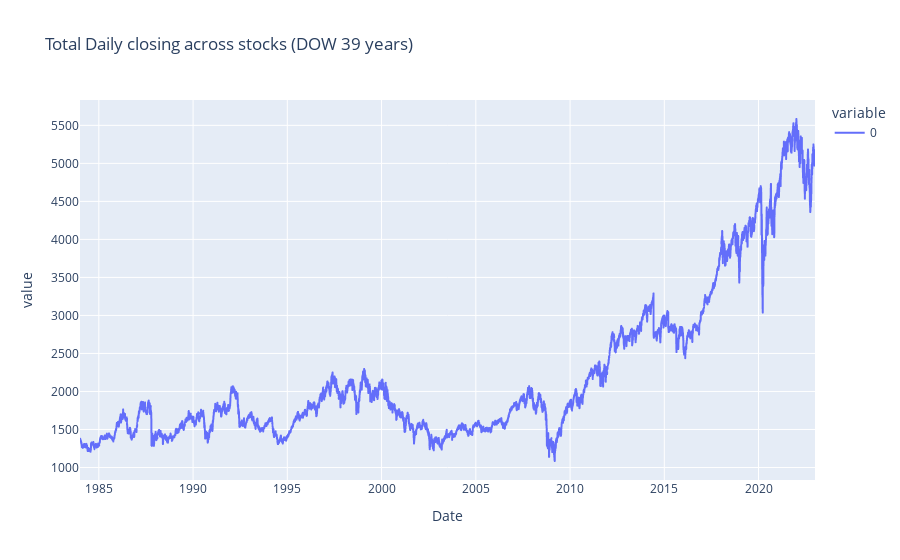

Here is the notebook cell this chart was saved with:
### Code cell
df_closing_DOW_39_years_clean.sum(1).plot(title='Total Daily closing across stocks (DOW 39 years)')

### Figure 1 — Plotly figure (JSON) as saved in the notebook; plotly's stock layout.template omitted (floating-point values rounded to 4 significant figures; data arrays with more than 128 entries replaced by an {"elided": "..."} marker saying what was removed)
{"data": [{"hovertemplate": "variable=0<br>Date=%{x}<br>value=%{y}<extra></extra>", "legendgroup": "0", "line": {"color": "#636efa", "dash": "solid"}, "marker": {"symbol": "circle"}, "mode": "lines", "name": "0", "showlegend": true, "type": "scattergl", "x": {"elided": "9837 str values"}, "xaxis": "x", "y": {"elided": "9837 float values"}, "yaxis": "y"}], "layout": {"legend": {"title": {"text": "variable"}, "tracegroupgap": 0}, "title": {"text": "Total Daily closing across stocks (DOW 39 years)"}, "xaxis": {"anchor": "y", "domain": [0, 1], "title": {"text": "Date"}}, "yaxis": {"anchor": "x", "domain": [0, 1], "title": {"text": "value"}}}}
